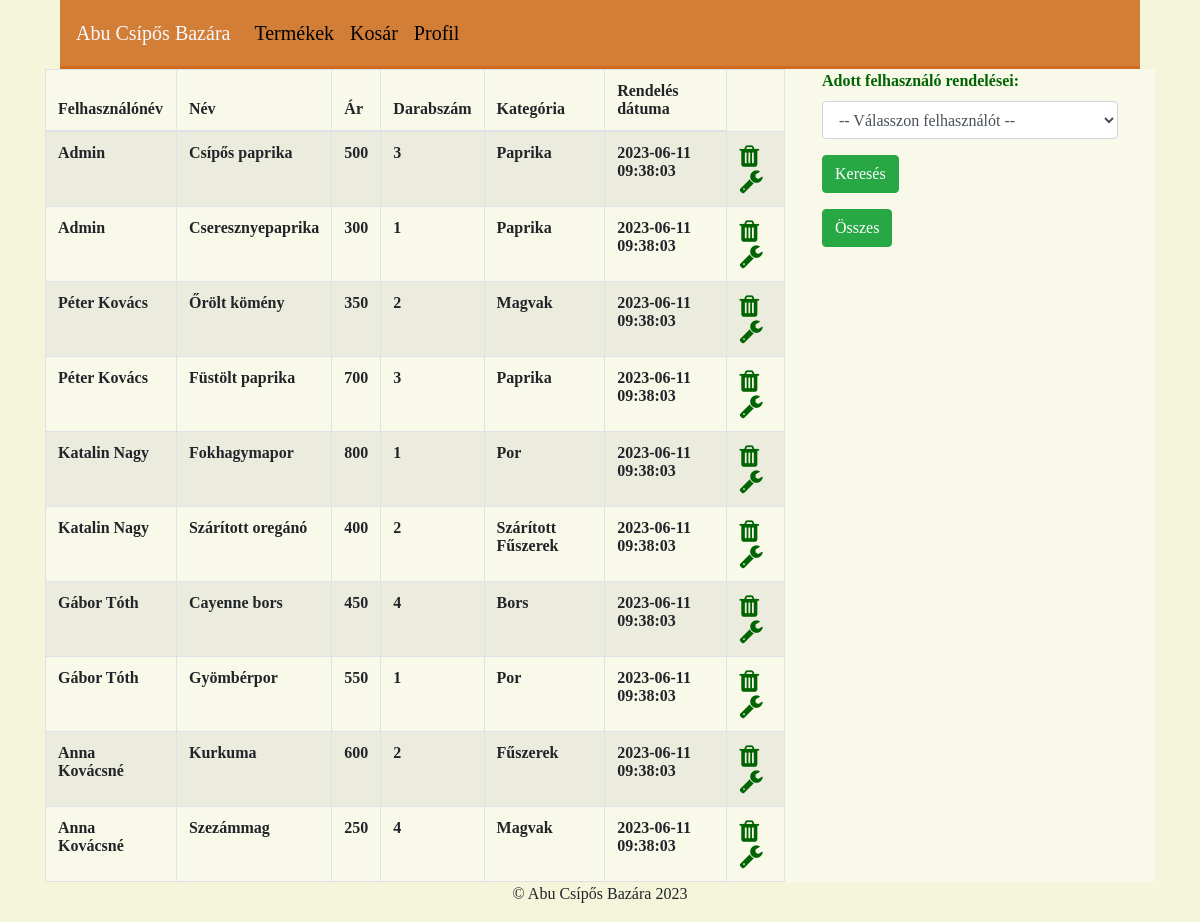
The page /rendelesek.php on the database its author committed.
### tables this page shows
CREATE TABLE Rendeles (

FelhasznaloId int,
TermekId int,
Datum datetime,
Darab int not null,

PRIMARY KEY(FelhasznaloId, TermekId, Datum),
CONSTRAINT FK_R_F FOREIGN KEY (FelhasznaloId) REFERENCES Felhasznalo(Id),
CONSTRAINT FK_R_T FOREIGN KEY (TermekId) REFERENCES Termek(Id)

);

CREATE TABLE Felhasznalo (

Id int PRIMARY KEY auto_increment,
Nev nvarchar(50) not null,
Jelszo nvarchar(255) not null,
Email nvarchar(50),
Cim nvarchar(50),
RoleId int,
CONSTRAINT FK_RoleId FOREIGN KEY (RoleId) REFERENCES Roles(Id)

);

CREATE TABLE Termek(

Id int PRIMARY KEY auto_increment,
Nev nvarchar(50) not null,
Ar int not null,
Db int not null,
Kategoria nvarchar(30)
);

### rendelesek.php (the view, shortened to what this page needs)
<link rel="stylesheet" href="https://maxcdn.bootstrapcdn.com/bootstrap/4.0.0/css/bootstrap.min.css">
<link rel="stylesheet" href="https://maxcdn.bootstrapcdn.com/font-awesome/4.7.0/css/font-awesome.min.css">
<link rel="stylesheet" href="header.css">
<!DOCTYPE html>
<html>
<div class="container">
<head>
    </head>
    <body>
<?php
    include 'menu.php';
    $link= getDb();
    $name = isset($_POST['nev']) && !empty($_POST['nev']) ? mysqli_real_escape_string($link,$_POST['nev']) : null;
    if(isset($name) and !empty($name))
    $query=sprintf("SELECT Rendeles.FelhasznaloId as FelhasznaloId, Rendeles.TermekId as TermekId, Rendeles.Datum as Datum, Felhasznalo.Nev as Felhasznalonev, Termek.Nev as Nev, Termek.Ar as Ar, Rendeles.Darab as Db, Termek.Kategoria as Kategoria FROM Termek join Felhasznalo join Rendeles where Rendeles.FelhasznaloId = Felhasznalo.Id and Rendeles.TermekId = Termek.Id and Felhasznalo.Nev = '%s'", mysqli_real_escape_string($link, $name));
    else
    $query=sprintf("SELECT Rendeles.FelhasznaloId as FelhasznaloId, Rendeles.TermekId as TermekId, Rendeles.Datum as Datum, Felhasznalo.Nev as Felhasznalonev, Termek.Nev as Nev, Termek.Ar as Ar, Rendeles.Darab as Db, Termek.Kategoria as Kategoria FROM Termek join Felhasznalo join Rendeles where Rendeles.FelhasznaloId = Felhasznalo.Id and Rendeles.TermekId = Termek.Id");
    $eredmeny= mysqli_query($link, $query) or die("Rossz a lekérdezés" . (mysqli_error($link)));
?>
<div class="container">
        <div class="row justify-content-center black-text">
            <div class="col-lg-8">
        <table class="table table-striped table-hover table-bordered centered-table mb-0">
    <thead>
        <tr>
            <th>Felhasználónév</th>
            <th>Név</th>
            <th>Ár</th>
            <th>Darabszám</th>
            <th>Kategória</th>
            <th>Rendelés dátuma</th>
        </tr>
    </thead>
    <tbody>
        <?php while ($sor=mysqli_fetch_array($eredmeny)) : ?>
            <?php if($sor != null) : ?>
                <tr>
                    <td><?=$sor['Felhasznalonev']?></td>
                    <td class="name-column"><?=$sor['Nev']?></td>
                    <td><?=$sor['Ar']?></td>
                    <td><?=$sor['Db']?></td>
                    <td><?=$sor['Kategoria']?></td>
                    <td><?=$sor['Datum']?></td>
                    <td><a href="rendelesek_delete.php?id=<?=$sor['FelhasznaloId']?>_<?=$sor['TermekId']?>_<?=urlencode($sor['Datum'])?>"><i class="fa fa-trash " style='font-size: 25px; color: #006400'></i></a></
                    <td><a href="rendelesek_modositas.php?id=<?=$sor['FelhasznaloId']?>_<?=$sor['TermekId']?>_<?=urlencode($sor['Datum'])?>"><i class="fa fa-wrench" style='font-size: 25px; color: #006400'></i></a></td>
                </tr>
            <?php endif; ?>
        <?php endwhile; ?>
    </tbody>
</table>
</div>
            <div class="col-lg-4">
            <form class="centered-form" action="rendelesek.php" method="post">
    <div class="form-group">
        <label for="nev" class="rendelesszoveg">Adott felhasználó rendelései:</label>
        <select class="form-control" id="nev" name="nev">
            <option value="">-- Válasszon felhasználót --</option>
        </select>
    </div>
    <div class="form-group">
        <input type="submit" class="btn btn-success custom-button" value="Keresés" name="kereses" />
    </div>
    <div class="form-group">
        <input type="submit" class="btn btn-success custom-button" value="Összes" name="osszes" />
    </div>
</form>
</div>
        </div>
    </div>
</body>
</html>
<?php include 'footer.php';
mysqli_close($link);?>

### menu.php (shortened to what this page needs)
<div class="container">
    <nav class="navbar navbar-expand-lg ">
        <a class="navbar-brand" href="index.php">Abu Csípős Bazára</a>
        <ul class="navbar-nav mr-auto">
            <li class="nav-item">
                <a href="termekek.php" class="nav-link">Termékek</a>
            </li>
            <li class="nav-item">
                <a href="kosar.php" class="nav-link">Kosár</a>
            </li>
            <li class="nav-item">
                <a href="profil.php" class="nav-link">Profil</a>
            </li>
        </ul>
    </nav>
</div>

### footer.php
<footer class="container">
    <p class="text-center">&copy; Abu Csípős Bazára <?php echo date('Y'); ?></p>
</footer>
</body>
</html>

### header.css (style rules this page uses)
body { background-color: #f5f5dc; font-family: 'Georgia', serif; background-image: url('https://cdn.shopify.com/s/files/1/1570/1879/collections/SPICES_2_2000x.png?v=1605208965') !important; background-repeat: no-repeat; background-attachment: fixed; background-size: cover; }
.navbar { background-color: #ca5d09c7 !important; border-bottom: 3px solid #d2691e; }
.navbar-brand { color: #f8f8ff !important; }
.container { background: transparent !important; }
.row:nth-child(odd) { background-color:rgba(255, 255, 255, 0.4); }
.nav-link { font-size: 20px; padding: 10px 15px; border-radius: 15px; color: black ; transition: color 0.3s ease; }
.form-group, .mt-5 { color: #006400 !important; }
form { color: #006400 !important; }
.centered-table { margin-left: auto; margin-right: auto; }
.black-text { color: #000000; font-weight: bold; }
.centered-table tbody td { font-weight: bold; }
.col-lg-8, .col-lg-4 { padding: 0px; }
table { width: 100%; }
.rendelesszoveg { font-size: medium; }
.centered-form { max-width: 80%; margin: auto; }

### rows shown on the page
rendeles: FelhasznaloId.Nev "Admin", TermekId.Nev "Csípős paprika", TermekId.Ar "500", Darab "3", TermekId.Kategoria "Paprika", Datum "2023-06-11 09:38:03"
rendeles: FelhasznaloId.Nev "Admin", TermekId.Nev "Cseresznyepaprika", TermekId.Ar "300", Darab "1", TermekId.Kategoria "Paprika", Datum "2023-06-11 09:38:03"
rendeles: FelhasznaloId.Nev "Péter Kovács", TermekId.Nev "Őrölt kömény", TermekId.Ar "350", Darab "2", TermekId.Kategoria "Magvak", Datum "2023-06-11 09:38:03"
rendeles: FelhasznaloId.Nev "Péter Kovács", TermekId.Nev "Füstölt paprika", TermekId.Ar "700", Darab "3", TermekId.Kategoria "Paprika", Datum "2023-06-11 09:38:03"
rendeles: FelhasznaloId.Nev "Katalin Nagy", TermekId.Nev "Fokhagymapor", TermekId.Ar "800", Darab "1", TermekId.Kategoria "Por", Datum "2023-06-11 09:38:03"
rendeles: FelhasznaloId.Nev "Katalin Nagy", TermekId.Nev "Szárított oregánó", TermekId.Ar "400", Darab "2", TermekId.Kategoria "Szárított Fűszerek", Datum "2023-06-11 09:38:03"
rendeles: FelhasznaloId.Nev "Gábor Tóth", TermekId.Nev "Cayenne bors", TermekId.Ar "450", Darab "4", TermekId.Kategoria "Bors", Datum "2023-06-11 09:38:03"
rendeles: FelhasznaloId.Nev "Gábor Tóth", TermekId.Nev "Gyömbérpor", TermekId.Ar "550", Darab "1", TermekId.Kategoria "Por", Datum "2023-06-11 09:38:03"
rendeles: FelhasznaloId.Nev "Anna Kovácsné", TermekId.Nev "Kurkuma", TermekId.Ar "600", Darab "2", TermekId.Kategoria "Fűszerek", Datum "2023-06-11 09:38:03"
rendeles: FelhasznaloId.Nev "Anna Kovácsné", TermekId.Nev "Szezámmag", TermekId.Ar "250", Darab "4", TermekId.Kategoria "Magvak", Datum "2023-06-11 09:38:03"
